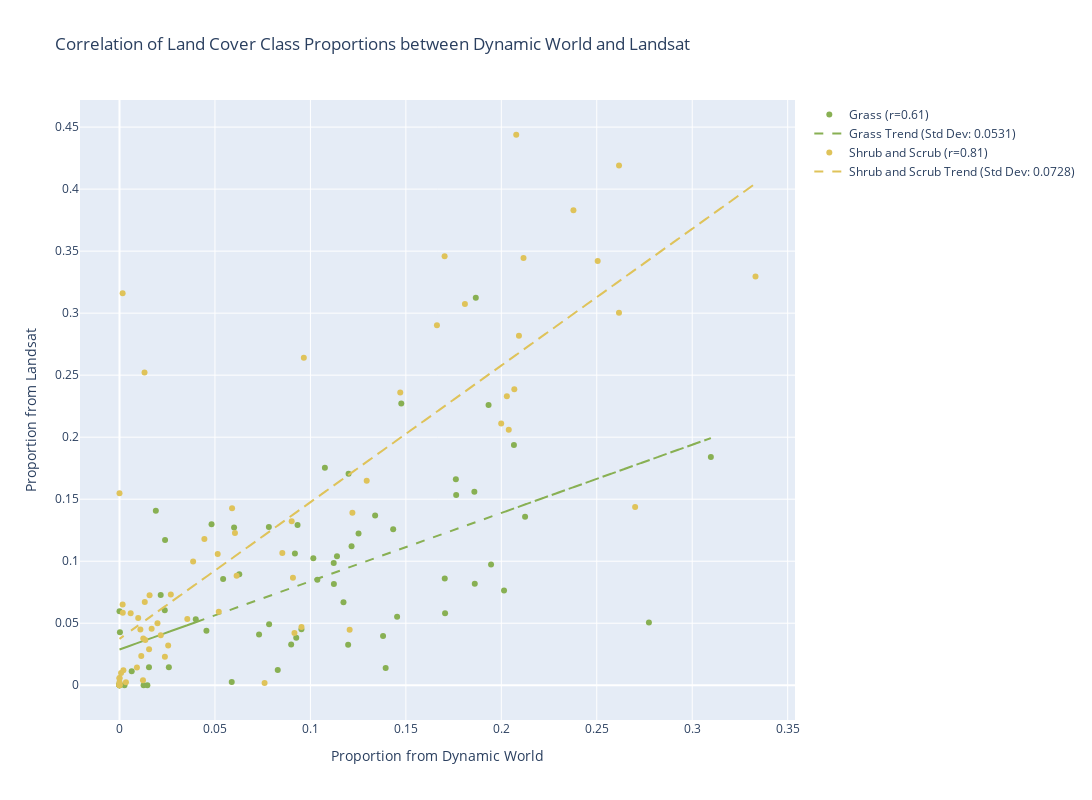

Notebook code for this chart:
### Code cell
import pandas as pd
import numpy as np
import plotly.graph_objects as go
from scipy.stats import linregress

# Liste des classes à comparer
classes_to_compare = ['Grass', 'Shrub and Scrub'] #Water', 'Trees']'Flooded Vegetation', 'Crops',

# Couleurs associées aux classes
color_discrete_map = {
    "Water": "#419bdf",
    "Trees": "#397d49",
    "Grass": "#88b053",
    "Flooded Vegetation": "#7a87c6",
    "Crops": "#e49635",
    "Shrub and Scrub": "#dfc35a"
}

# Créer une figure
fig = go.Figure()

# Boucle sur chaque classe
for cls in classes_to_compare:
    # Filtrer pour la classe spécifique
    class_gd_ts = gd_ts_df_filtered[gd_ts_df_filtered['class'] == cls]
    class_combined = combined_df_filtered[combined_df_filtered['class'] == cls]
    
    # Aligner les deux séries temporelles sur les mêmes dates
    merged_class = pd.merge(class_gd_ts[['date', 'proportion']], 
                            class_combined[['date', 'proportion']], 
                            on='date', suffixes=('_gd_ts', '_combined'))
    
    # Calculer la corrélation entre les deux séries de proportions
    correlation = merged_class['proportion_gd_ts'].corr(merged_class['proportion_combined'])
    
    # Ajouter les points au graphique
    fig.add_trace(go.Scatter(
        x=merged_class['proportion_gd_ts'], y=merged_class['proportion_combined'],
        mode='markers', name=f'{cls} (r={correlation:.2f})',
        marker=dict(color=color_discrete_map.get(cls, '#000000'))
    ))
    
    # Calculer la courbe de tendance (régression linéaire)
    slope, intercept, r_value, p_value, std_err = linregress(merged_class['proportion_gd_ts'], merged_class['proportion_combined'])
    
    # Calculer les résiduels et l'écart-type des résiduels
    predicted_values = slope * merged_class['proportion_gd_ts'] + intercept
    residuals = merged_class['proportion_combined'] - predicted_values
    residual_std = np.std(residuals)
    
    # Ajouter la courbe de tendance au graphique avec l'écart-type des résiduels dans la légende
    fig.add_trace(go.Scatter(
        x=merged_class['proportion_gd_ts'], y=predicted_values,
        mode='lines', name=f'{cls} Trend (Std Dev: {residual_std:.4f})',
        line=dict(color=color_discrete_map.get(cls, '#000000'), dash='dash')
    ))

# Ajuster la mise en page
fig.update_layout(
    title="Correlation of Land Cover Class Proportions between Dynamic World and Landsat",
    xaxis_title="Proportion from Dynamic World",
    yaxis_title="Proportion from Landsat",
    height=800,
    width=1200,
    showlegend=True
)

# Afficher le graphique
fig.show()
